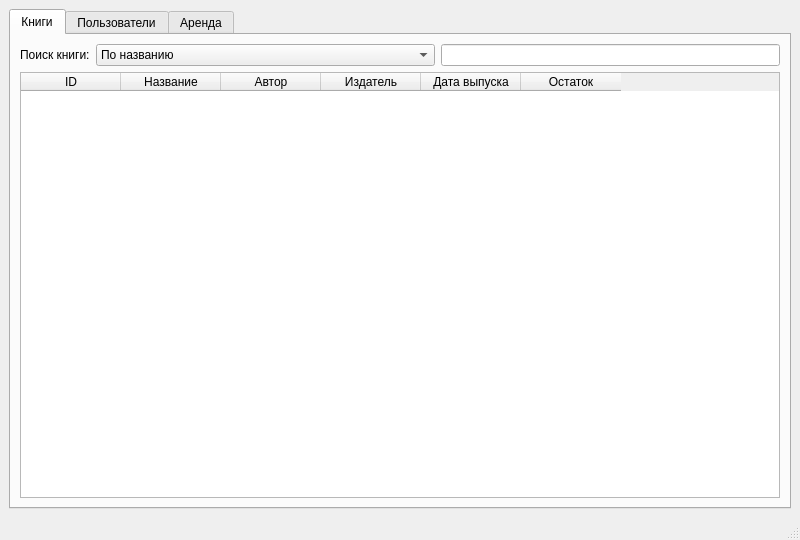
<?xml version="1.0" encoding="UTF-8"?>
<ui version="4.0">
 <class>MainWindow</class>
 <widget class="QMainWindow" name="MainWindow">
  <property name="geometry">
   <rect>
    <x>0</x>
    <y>0</y>
    <width>800</width>
    <height>540</height>
   </rect>
  </property>
  <property name="windowTitle">
   <string>MainWindow</string>
  </property>
  <widget class="QWidget" name="centralwidget">
   <layout class="QVBoxLayout" name="verticalLayout">
    <item>
     <widget class="QTabWidget" name="MainTab">
      <property name="currentIndex">
       <number>0</number>
      </property>
      <widget class="QWidget" name="book_tab">
       <attribute name="title">
        <string>Книги</string>
       </attribute>
       <layout class="QVBoxLayout" name="verticalLayout_2">
        <item>
         <layout class="QHBoxLayout" name="horizontalLayout_4">
          <item>
           <widget class="QLabel" name="label_3">
            <property name="text">
             <string>Поиск книги:</string>
            </property>
           </widget>
          </item>
          <item>
           <widget class="QComboBox" name="book_comboBox">
            <property name="sizePolicy">
             <sizepolicy hsizetype="Expanding" vsizetype="Fixed">
              <horstretch>0</horstretch>
              <verstretch>0</verstretch>
             </sizepolicy>
            </property>
            <item>
             <property name="text">
              <string>По названию</string>
             </property>
            </item>
            <item>
             <property name="text">
              <string>По дате</string>
             </property>
            </item>
            <item>
             <property name="text">
              <string>По издателю</string>
             </property>
            </item>
           </widget>
          </item>
          <item>
           <widget class="QLineEdit" name="book_searchLine"/>
          </item>
         </layout>
        </item>
        <item>
         <widget class="QTableWidget" name="books_table">
          <property name="editTriggers">
           <set>QAbstractItemView::NoEditTriggers</set>
          </property>
          <property name="selectionMode">
           <enum>QAbstractItemView::SingleSelection</enum>
          </property>
          <column>
           <property name="text">
            <string>ID</string>
           </property>
          </column>
          <column>
           <property name="text">
            <string>Название</string>
           </property>
          </column>
          <column>
           <property name="text">
            <string>Автор</string>
           </property>
          </column>
          <column>
           <property name="text">
            <string>Издатель</string>
           </property>
          </column>
          <column>
           <property name="text">
            <string>Дата выпуска</string>
           </property>
          </column>
          <column>
           <property name="text">
            <string>Остаток</string>
           </property>
          </column>
         </widget>
        </item>
       </layout>
      </widget>
      <widget class="QWidget" name="user_tab">
       <attribute name="title">
        <string>Пользователи</string>
       </attribute>
       <layout class="QVBoxLayout" name="verticalLayout_4">
        <item>
         <layout class="QHBoxLayout" name="horizontalLayout_5">
          <item>
           <widget class="QLabel" name="label_4">
            <property name="text">
             <string>ФИО:</string>
            </property>
           </widget>
          </item>
          <item>
           <widget class="QLineEdit" name="user_FIO_1"/>
          </item>
          <item>
           <widget class="Line" name="line_2">
            <property name="orientation">
             <enum>Qt::Vertical</enum>
            </property>
           </widget>
          </item>
          <item>
           <widget class="QLabel" name="label_5">
            <property name="text">
             <string>Номер карты:</string>
            </property>
           </widget>
          </item>
          <item>
           <widget class="QLineEdit" name="user_card_1"/>
          </item>
          <item>
           <widget class="QPushButton" name="add_new_user_button">
            <property name="text">
             <string>Добавить</string>
            </property>
           </widget>
          </item>
          <item>
           <widget class="QPushButton" name="del_user_button">
            <property name="text">
             <string>Убрать</string>
            </property>
           </widget>
          </item>
         </layout>
        </item>
        <item>
         <widget class="QTableWidget" name="users_table">
          <column>
           <property name="text">
            <string>ID</string>
           </property>
          </column>
          <column>
           <property name="text">
            <string>Имя</string>
           </property>
          </column>
          <column>
           <property name="text">
            <string>Карта</string>
           </property>
          </column>
         </widget>
        </item>
       </layout>
      </widget>
      <widget class="QWidget" name="rent_tab">
       <attribute name="title">
        <string>Аренда</string>
       </attribute>
       <layout class="QVBoxLayout" name="verticalLayout_3">
        <item>
         <layout class="QHBoxLayout" name="horizontalLayout_3">
          <item>
           <widget class="QLabel" name="label">
            <property name="text">
             <string>Пользователь:</string>
            </property>
           </widget>
          </item>
          <item>
           <widget class="QLineEdit" name="user_Line1"/>
          </item>
          <item>
           <widget class="QToolButton" name="open_user_btn">
            <property name="text">
             <string>...</string>
            </property>
           </widget>
          </item>
          <item>
           <widget class="Line" name="line">
            <property name="orientation">
             <enum>Qt::Vertical</enum>
            </property>
           </widget>
          </item>
          <item>
           <widget class="QLabel" name="label_2">
            <property name="text">
             <string>Книга:</string>
            </property>
           </widget>
          </item>
          <item>
           <widget class="QLineEdit" name="book_Line1"/>
          </item>
          <item>
           <widget class="QToolButton" name="open_book_btn">
            <property name="text">
             <string>...</string>
            </property>
           </widget>
          </item>
          <item>
           <widget class="QPushButton" name="add_new_rent_button">
            <property name="text">
             <string>Добавить в аренду</string>
            </property>
           </widget>
          </item>
          <item>
           <widget class="QPushButton" name="del_rent_button">
            <property name="text">
             <string>Убрать аренду</string>
            </property>
           </widget>
          </item>
         </layout>
        </item>
        <item>
         <widget class="QTableWidget" name="rent_table">
          <column>
           <property name="text">
            <string>ID</string>
           </property>
          </column>
          <column>
           <property name="text">
            <string>Имя клиента</string>
           </property>
          </column>
          <column>
           <property name="text">
            <string>Арендованная книга</string>
           </property>
          </column>
          <column>
           <property name="text">
            <string>Дата аренды</string>
           </property>
          </column>
         </widget>
        </item>
       </layout>
      </widget>
     </widget>
    </item>
   </layout>
  </widget>
  <widget class="QStatusBar" name="statusbar"/>
 </widget>
 <resources/>
 <connections/>
</ui>
